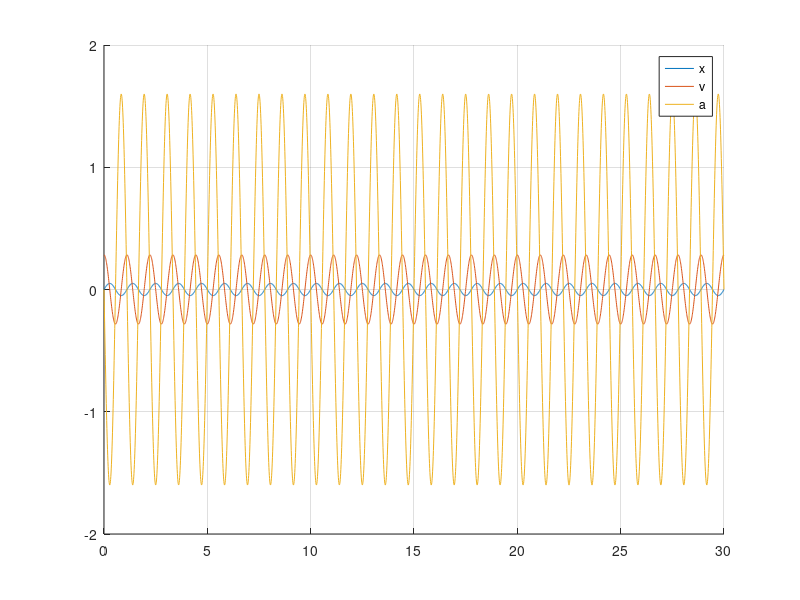

Write the MATLAB code that produced this figure.
%　sinの角速度が増加する
tt=0:0.01:30;
A=0.05;
% T=4;
% f=1/T;
f=0.9;
w=2*pi*f;
i=1;
for t=0:0.01:30
    x(i)=A*sin(w*t);
    v(i)=A*w*cos(w*t);
    a(i)=-A*w^2*sin(w*t);
    i=i+1;
end
b=0.1;
% T2=6-b*t;
% w2=2*pi/T;
% i=1;
% for t=0:0.01:30
%     x2(i)=A*sin((2*pi*t)/(6-0.1*t));
%     v2(i)=A*(-cos((2*pi*t)/(b*t - 6))*((2*pi)/(b*t - 6) - (2*pi*b*t)/(b*t - 6)^2));
%     a2(i)=A*(cos((2*pi*t)/(b*t - 6))*((4*pi*b)/(b*t - 6)^2 - (4*pi*b^2*t)/(b*t - 6)^3) + sin((2*pi*t)/(b*t - 6))*((2*pi)/(b*t - 6) - (2*pi*b*t)/(b*t - 6)^2)^2);
%     i=i+1;
% end

figure(1)
hold on
plot(tt,x)
plot(tt,v)
plot(tt,a)
% plot(tt,x2)
% plot(tt,v2)
% plot(tt,a2)
legend('x','v','a','x2','v2','a2')
grid on
